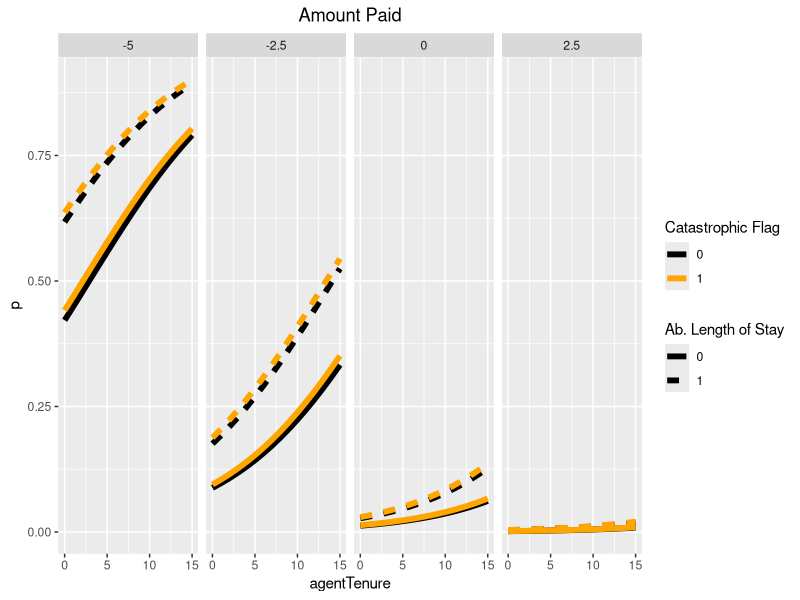
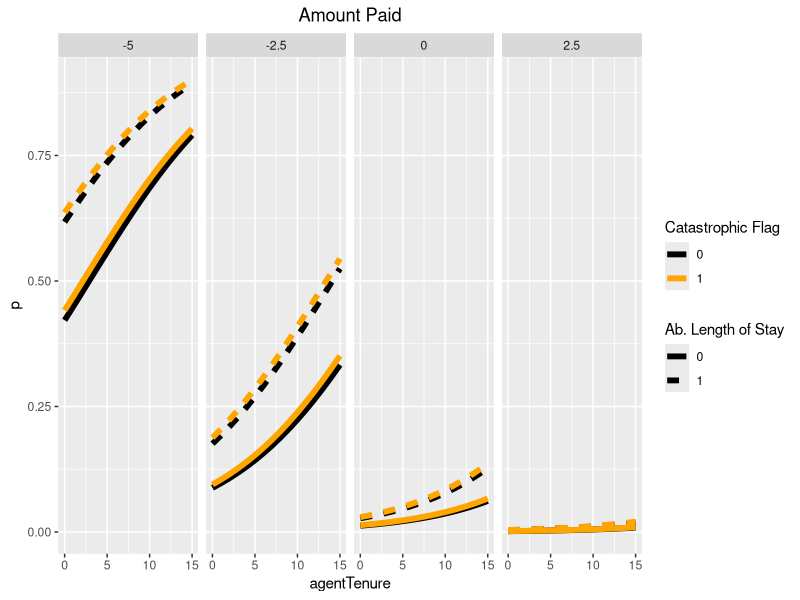

The R source for these figures, in order: (Note: this script raises an error after producing the figures.)
# Prudential 

library(dplyr); library(ggplot2)

# "Logistic regression model to predict customers' propensity of purchasing AL series policies"

# Prudential Model ======
# inverse logit function ==
inv_logit <- function(x){1/(1 + exp(-x))}

# matrix/vector multiplication ==
x <- matrix(c(1,2,3,4,5), nrow = 1)
B <- matrix(c(9,8,7,6,5), ncol = 1)

lin_pred <- x %*% B
x %*% B

# actual coefficients ==
B <- c(-5.209717064, 0.08002096405, 0.1095396855, 
       -0.9895324585, 0.8400433255, 0.8355533958, 
       0.7935252693, -0.8266344156, -0.8090678022)

B <- matrix(B, ncol = 1)

dimnames(B) <- list(c('Intercept', 'catastrophicFlag', 'agentTenure', 
                      'inPatientFlag', 'agentIsTOTFlag', 'rescindRecordFlag', 
                      'abnormalLengthOfStayFlag', 'LAIsNonOwnerFlag', 'paidAmount'), 'coefficients')

# Prediction ==

# Intercept == 1
# catastrophicFlag = 1, 
# agentTenure=0,          # Non-indicator
# inPatientFlag=0, 
# agentIsTOTFlag = 1, 
# rescindRecordFlag = 1, 
# abnormalLengthOfStayFlag = 1, 
# LAIsNonOwnerFlag = 1, 
# paidAmount=0            # Non-indicator

# Design matrix (with intercept) ==
# X <- matrix(c('intercept', 'catastrophic flag', 'agent tenure', ...))

X <- matrix(c(1, 1, 0, 0, 1, 1, 1, 1, 0), nrow = 1)
inv_logit(X %*% B) # [1,] 0.02967839

X_2 <- matrix(c(1,  # Intercept == 1
                1,  # catastrophicFlag = 1
                0,  # agentTenure=0 (NON-INDICATOR)
                0,  # inPatientFlag=0
                1,  # agentIsTOTFlag = 1
                1,  # rescindRecordFlag = 1
                1,  # abnormalLengthOfStayFlag = 1
                1,  # LAIsNonOwnerFlag = 1
                0), # paidAmount=0 (NON-INDICATOR) 
              nrow = 1)
inv_logit(X_2 %*% B)

# Function for plotting ==
prud <- function(cat = 1, agentT = 0, inP = 0, agentI = 1, res = 1, 
                 ab = 1, LAI = 1, paid = 0){
  
  B <- c(-5.209717064, 0.08002096405, 0.1095396855, 
         -0.9895324585, 0.8400433255, 0.8355533958, 
         0.7935252693, -0.8266344156, -0.8090678022)
  B <- matrix(B, ncol = 1)
  
  X <- matrix(c(1, cat, agentT, inP, agentI, res, ab, LAI, paid), nrow = 1)
  
  p <- inv_logit(X %*% B)

  return(p)
  
}

# Plots ==


plot_dat <- expand.grid(catastrophicFlag = c(0,1), 
                        # LAIsNonOwnerFlag = c(0,1), 
                        paidAmount = seq(-5, 2.5, length = 4), 
                        abnormalLengthOfStayFlag = c(0,1),
                        agentTenure = seq(0, 15, by = 1),
                        p = 0)


for(i in 1:dim(plot_dat)[1]){
  plot_dat[i,'p'] <- prud(cat = plot_dat[i, 'catastrophicFlag'], 
                          paid = plot_dat[i, 'paidAmount'], 
                          # LAI = plot_dat[i, 'LAIsNonOwnerFlag'],
                          ab = plot_dat[i, 'abnormalLengthOfStayFlag'],
                          agentT = plot_dat[i, 'agentTenure'])
}

ggplot(data = plot_dat, aes(x = agentTenure, y = p)) + 
  geom_line(aes(colour = as.factor(catastrophicFlag), 
                linetype = as.factor(abnormalLengthOfStayFlag)),
            size = 2) +
  facet_grid(~ paidAmount) +
  labs(colour='Catastrophic Flag',
       linetype = 'Ab. Length of Stay') +
  ggtitle("Amount Paid") +
  theme(plot.title = element_text(hjust = 0.5)) +
  scale_color_manual(values=c("Black", "Orange"))

ggsave("Prud.jpg", height = 7, width = 15)


# Examples from my research =====
mod.polar <- glm(hit ~ r*theta + I(r^2)*I(theta^2), 
                 family = binomial, data = hitter)

PredCI <- predict(mod.polar, 
                  newdata=hitzone, 
                  type = "link", # use type = "response" for p
                  se.fit = TRUE) 

# Linear predictor =  log[p/(1-p)] --- fits & CIs 
fit <- PredCI$fit
upper <- PredCI$fit + 1.96*PredCI$se.fit # MLE is Normally distributed
lower <- PredCI$fit - 1.96*PredCI$se.fit

# Expected value of response: E(y) = p --- fits, CIs
fit2 <- mod.polar$family$linkinv(fit)
upper2 <- mod.polar$family$linkinv(upper)
lower2 <-mod.polar$family$linkinv(lower)